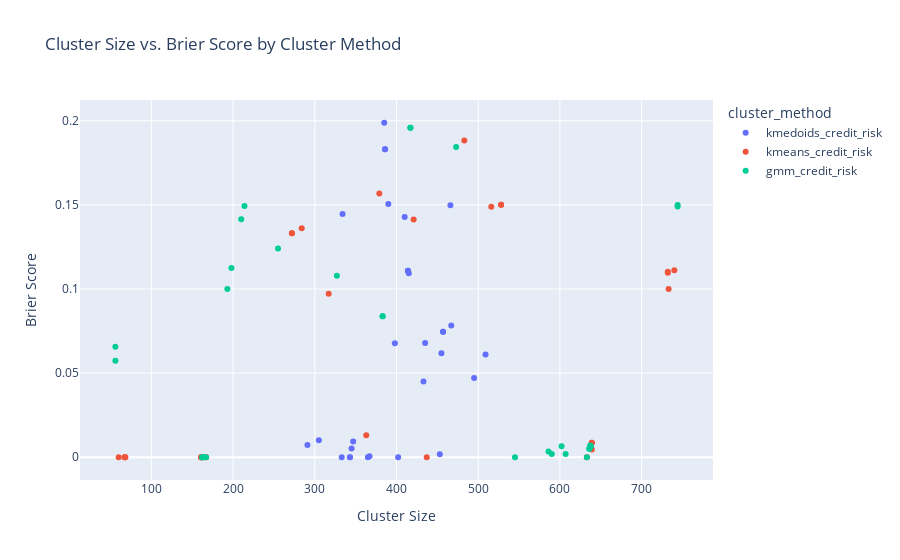

This figure's notebook cell:
### Code cell
fig8 = px.scatter(df2, x="Cluster Size", y="Brier Score", color="cluster_method",
                  title="Cluster Size vs. Brier Score by Cluster Method")
fig8.show()

### Figure 1 — Plotly figure (JSON) as saved in the notebook; plotly's stock layout.template omitted (floating-point values rounded to 4 significant figures)
{"data": [{"hovertemplate": "cluster_method=kmedoids_credit_risk<br>Cluster Size=%{x}<br>Brier Score=%{y}<extra></extra>", "legendgroup": "kmedoids_credit_risk", "marker": {"color": "#636efa", "symbol": "circle"}, "mode": "markers", "name": "kmedoids_credit_risk", "orientation": "v", "showlegend": true, "type": "scatter", "x": [367, 433, 386, 414, 457, 343, 345, 455, 386, 414, 457, 343, 453, 347, 415, 385, 398, 402, 509, 291, 390, 410, 333, 467, 305, 495, 466, 334, 435, 365], "xaxis": "x", "y": [0.0006102, 0.0451, 0.1831, 0.1109, 0.07457, 0, 0.005209, 0.0618, 0.1831, 0.1109, 0.07457, 0, 0.001851, 0.00942, 0.1094, 0.1989, 0.06777, 0, 0.06101, 0.007305, 0.1505, 0.1428, 0, 0.07835, 0.01017, 0.04714, 0.1498, 0.1446, 0.06792, 0], "yaxis": "y"}, {"hovertemplate": "cluster_method=kmeans_credit_risk<br>Cluster Size=%{x}<br>Brier Score=%{y}<extra></extra>", "legendgroup": "kmeans_credit_risk", "marker": {"color": "#EF553B", "symbol": "circle"}, "mode": "markers", "name": "kmeans_credit_risk", "orientation": "v", "showlegend": true, "type": "scatter", "x": [733, 67, 272, 528, 161, 639, 68, 732, 272, 528, 161, 639, 363, 437, 483, 317, 167, 633, 60, 740, 379, 421, 161, 639, 68, 732, 284, 516, 162, 638], "xaxis": "x", "y": [0.09998, 0, 0.1331, 0.1502, 0, 0.008678, 0, 0.1097, 0.1331, 0.1502, 0, 0.008678, 0.01311, 2.146e-05, 0.1883, 0.09714, 0, 0, 0, 0.1111, 0.1568, 0.1413, 0, 0.004673, 0, 0.1102, 0.1361, 0.1489, 0, 0.005472], "yaxis": "y"}, {"hovertemplate": "cluster_method=gmm_credit_risk<br>Cluster Size=%{x}<br>Brier Score=%{y}<extra></extra>", "legendgroup": "gmm_credit_risk", "marker": {"color": "#00cc96", "symbol": "circle"}, "mode": "markers", "name": "gmm_credit_risk", "orientation": "v", "showlegend": true, "type": "scatter", "x": [607, 193, 383, 417, 164, 636, 210, 590, 383, 417, 164, 636, 602, 198, 473, 327, 167, 633, 255, 545, 744, 56, 162, 638, 214, 586, 744, 56, 163, 637], "xaxis": "x", "y": [0.001977, 0.09996, 0.08377, 0.1959, 0, 0.005004, 0.1415, 0.001883, 0.08377, 0.1959, 0, 0.005004, 0.006603, 0.1125, 0.1844, 0.1079, 0, 0, 0.1241, 0, 0.1499, 0.05732, 0, 0.006491, 0.1494, 0.003411, 0.149, 0.06574, 0, 0.006922], "yaxis": "y"}], "layout": {"legend": {"title": {"text": "cluster_method"}, "tracegroupgap": 0}, "title": {"text": "Cluster Size vs. Brier Score by Cluster Method"}, "xaxis": {"anchor": "y", "domain": [0, 1], "title": {"text": "Cluster Size"}}, "yaxis": {"anchor": "x", "domain": [0, 1], "title": {"text": "Brier Score"}}}}
